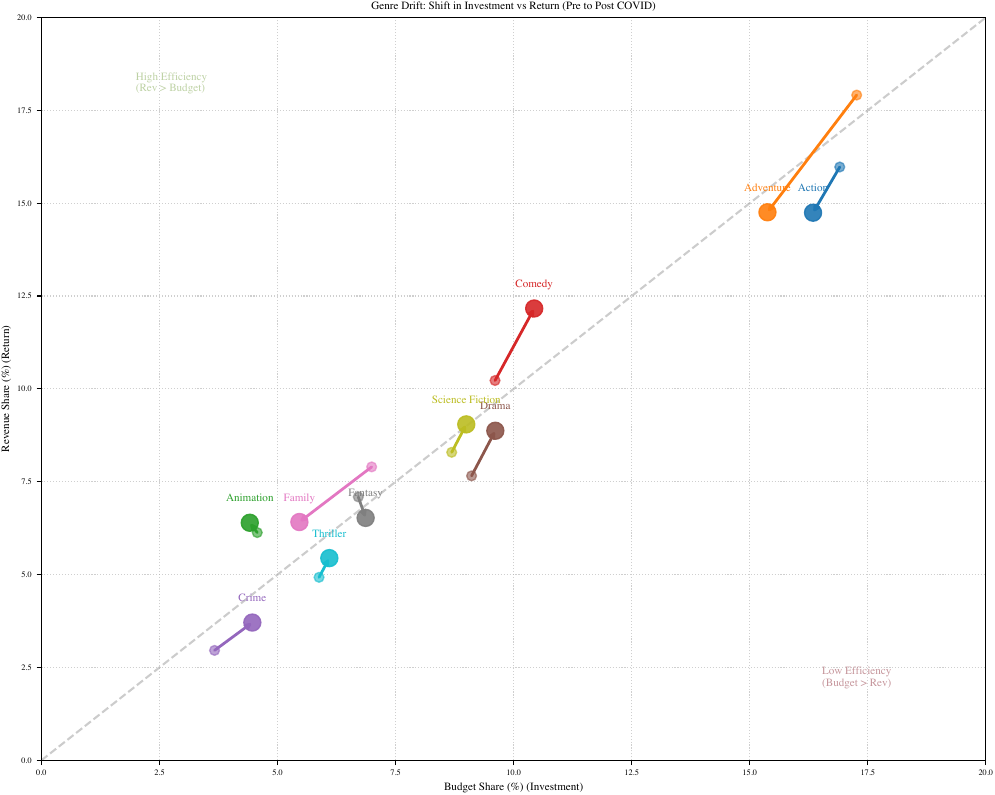

Write the Python code that produced this figure.
import pandas as pd
import matplotlib.pyplot as plt
import seaborn as sns
import numpy as np
import os
import sys
import ast

sys.path.append(os.path.abspath(os.path.join(os.path.dirname(__file__), "../..")))
from utils.plotting_style import set_style, COLORS

INPUT_FILE = os.path.join(os.path.dirname(__file__), "../../data/raw_dataset_arda.csv")
OUTPUT_FILE = os.path.join(os.path.dirname(__file__), "genre_drift_plot.pdf")

PRE_COVID_YEARS = [2016, 2017, 2018, 2019]
POST_COVID_YEARS = [2021, 2022, 2023, 2024]

if os.path.exists(INPUT_FILE):
    df = pd.read_csv(INPUT_FILE)

    def safe_parse(val):
        if isinstance(val, str) and val.strip():
            try:
                return ast.literal_eval(val)
            except:
                return val
        return val

    df["genres"] = df["genres"].apply(safe_parse)

    df["revenue"] = pd.to_numeric(df["revenue"], errors="coerce").fillna(0)
    df["budget"] = pd.to_numeric(df["budget"], errors="coerce").fillna(0)
    df["vote_count"] = pd.to_numeric(df["vote_count"], errors="coerce").fillna(0)

    df["release_date"] = pd.to_datetime(df["release_date"], errors="coerce")
    df["year"] = df["release_date"].dt.year
    df = df[(df["vote_count"] >= 10) & (df["revenue"] > 0)].copy()


def get_period(year):
    if year in PRE_COVID_YEARS:
        return "Pre-COVID"
    if year in POST_COVID_YEARS:
        return "Post-COVID"
    return None


df["period"] = df["year"].apply(get_period)
df = df.dropna(subset=["period"]).copy()

genre_rows = []
for idx, row in df.iterrows():
    if not isinstance(row["genres"], list):
        continue

    for g in row["genres"]:
        genre_name = g.get("name") if isinstance(g, dict) else g
        if genre_name == "TV Movie" or not genre_name:
            continue

        genre_rows.append(
            {
                "period": row["period"],
                "genre": genre_name,
                "revenue": row.get("revenue", 0),
                "budget": row.get("budget", 0),
            }
        )

df_flat = pd.DataFrame(genre_rows)

period_grouped = (
    df_flat.groupby(["period", "genre"])
    .agg(total_rev=("revenue", "sum"), total_budg=("budget", "sum"))
    .reset_index()
)

period_totals = (
    df_flat.groupby("period")
    .agg(ind_rev=("revenue", "sum"), ind_budg=("budget", "sum"))
    .reset_index()
)

merged = pd.merge(period_grouped, period_totals, on="period")

merged["rev_share"] = (merged["total_rev"] / merged["ind_rev"]) * 100
merged["budg_share"] = (merged["total_budg"] / merged["ind_budg"]) * 100

top_genres = (
    df_flat.groupby("genre")["revenue"]
    .sum()
    .sort_values(ascending=False)
    .head(10)
    .index.tolist()
)
plot_data = merged[merged["genre"].isin(top_genres)].copy()

pivoted = plot_data.pivot(
    index="genre", columns="period", values=["rev_share", "budg_share"]
)
pivoted.columns = [f"{c[1]}_{c[0]}" for c in pivoted.columns]

df_vect = pd.DataFrame(
    {
        "x1": pivoted["Pre-COVID_budg_share"],
        "y1": pivoted["Pre-COVID_rev_share"],
        "x2": pivoted["Post-COVID_budg_share"],
        "y2": pivoted["Post-COVID_rev_share"],
    }
).reset_index()

set_style()

fig, ax = plt.subplots(figsize=(10, 8))

lims = [
    np.min([ax.get_xlim(), ax.get_ylim()]),
    np.max([ax.get_xlim(), ax.get_ylim()]) + 5,
]
max_val = max(df_vect[["x1", "x2", "y1", "y2"]].max().max(), 20)
ax.plot(
    [0, max_val], [0, max_val], "k--", alpha=0.2, label="Fair Return (1:1)", zorder=1
)

for idx, row in df_vect.iterrows():
    genre = row["genre"]
    color = getattr(plt.cm, "tab10")(idx % 10)

    ax.annotate(
        "",
        xy=(row["x2"], row["y2"]),
        xycoords="data",
        xytext=(row["x1"], row["y1"]),
        textcoords="data",
        arrowprops=dict(arrowstyle="->", color=color, lw=2, shrinkA=0, shrinkB=0),
        zorder=2,
    )

    ax.scatter(row["x1"], row["y1"], color=color, s=50, alpha=0.6, zorder=3)

    ax.scatter(
        row["x2"], row["y2"], color=color, s=150, alpha=0.9, zorder=4, label=genre
    )

    ax.text(
        row["x2"],
        row["y2"] + 0.5,
        genre,
        ha="center",
        va="bottom",
        fontweight="bold",
        color=color,
    )

ax.set_xlabel("Budget Share (%) (Investment)")
ax.set_ylabel("Revenue Share (%) (Return)")
ax.set_title("Genre Drift: Shift in Investment vs Return (Pre to Post COVID)")
ax.grid(True, linestyle=":", alpha=0.6)

ax.text(
    max_val * 0.1,
    max_val * 0.9,
    "High Efficiency\n(Rev > Budget)",
    color=COLORS["increase"],
    alpha=0.5,
    fontweight="bold",
)
ax.text(
    max_val * 0.9,
    max_val * 0.1,
    "Low Efficiency\n(Budget > Rev)",
    color=COLORS["decrease"],
    alpha=0.5,
    fontweight="bold",
    ha="right",
)

plt.xlim(0, max_val)
plt.ylim(0, max_val)

plt.savefig(OUTPUT_FILE, dpi=300, bbox_inches="tight")
print(f"Saved {OUTPUT_FILE}")
